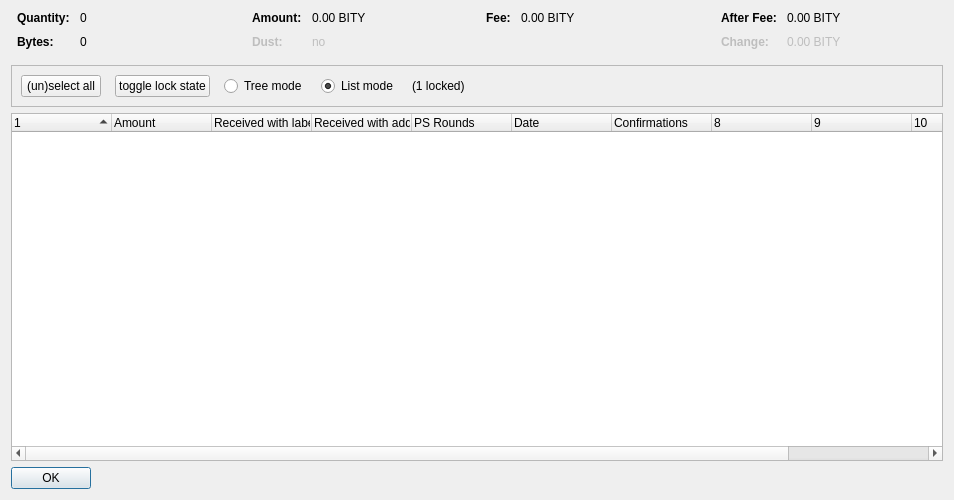
<?xml version="1.0" encoding="UTF-8"?>
<ui version="4.0">
 <class>CoinControlDialog</class>
 <widget class="QDialog" name="CoinControlDialog">
  <property name="geometry">
   <rect>
    <x>0</x>
    <y>0</y>
    <width>954</width>
    <height>500</height>
   </rect>
  </property>
  <property name="windowTitle">
   <string>Coin Selection</string>
  </property>
  <layout class="QVBoxLayout" name="verticalLayout">
   <item>
    <layout class="QHBoxLayout" name="horizontalLayoutTop" stretch="0,0,0,0">
     <property name="topMargin">
      <number>0</number>
     </property>
     <property name="bottomMargin">
      <number>10</number>
     </property>
     <item>
      <layout class="QFormLayout" name="formLayoutCoinControl1">
       <property name="horizontalSpacing">
        <number>10</number>
       </property>
       <property name="verticalSpacing">
        <number>10</number>
       </property>
       <property name="leftMargin">
        <number>6</number>
       </property>
       <property name="rightMargin">
        <number>6</number>
       </property>
       <item row="0" column="0">
        <widget class="QLabel" name="labelCoinControlQuantityText">
         <property name="font">
          <font>
           <weight>75</weight>
           <bold>true</bold>
          </font>
         </property>
         <property name="text">
          <string>Quantity:</string>
         </property>
        </widget>
       </item>
       <item row="0" column="1">
        <widget class="QLabel" name="labelCoinControlQuantity">
         <property name="cursor">
          <cursorShape>IBeamCursor</cursorShape>
         </property>
         <property name="contextMenuPolicy">
          <enum>Qt::ActionsContextMenu</enum>
         </property>
         <property name="text">
          <string notr="true">0</string>
         </property>
         <property name="textInteractionFlags">
          <set>Qt::LinksAccessibleByMouse|Qt::TextSelectableByKeyboard|Qt::TextSelectableByMouse</set>
         </property>
        </widget>
       </item>
       <item row="1" column="0">
        <widget class="QLabel" name="labelCoinControlBytesText">
         <property name="font">
          <font>
           <weight>75</weight>
           <bold>true</bold>
          </font>
         </property>
         <property name="text">
          <string>Bytes:</string>
         </property>
        </widget>
       </item>
       <item row="1" column="1">
        <widget class="QLabel" name="labelCoinControlBytes">
         <property name="cursor">
          <cursorShape>IBeamCursor</cursorShape>
         </property>
         <property name="contextMenuPolicy">
          <enum>Qt::ActionsContextMenu</enum>
         </property>
         <property name="text">
          <string notr="true">0</string>
         </property>
         <property name="textInteractionFlags">
          <set>Qt::LinksAccessibleByMouse|Qt::TextSelectableByKeyboard|Qt::TextSelectableByMouse</set>
         </property>
        </widget>
       </item>
      </layout>
     </item>
     <item>
      <layout class="QFormLayout" name="formLayoutCoinControl2">
       <property name="horizontalSpacing">
        <number>10</number>
       </property>
       <property name="verticalSpacing">
        <number>10</number>
       </property>
       <property name="leftMargin">
        <number>6</number>
       </property>
       <property name="rightMargin">
        <number>6</number>
       </property>
       <item row="0" column="0">
        <widget class="QLabel" name="labelCoinControlAmountText">
         <property name="font">
          <font>
           <weight>75</weight>
           <bold>true</bold>
          </font>
         </property>
         <property name="text">
          <string>Amount:</string>
         </property>
        </widget>
       </item>
       <item row="0" column="1">
        <widget class="QLabel" name="labelCoinControlAmount">
         <property name="cursor">
          <cursorShape>IBeamCursor</cursorShape>
         </property>
         <property name="contextMenuPolicy">
          <enum>Qt::ActionsContextMenu</enum>
         </property>
         <property name="text">
          <string notr="true">0.00 BITY</string>
         </property>
         <property name="textInteractionFlags">
          <set>Qt::LinksAccessibleByMouse|Qt::TextSelectableByKeyboard|Qt::TextSelectableByMouse</set>
         </property>
        </widget>
       </item>
       <item row="1" column="0">
        <widget class="QLabel" name="labelCoinControlLowOutputText">
         <property name="enabled">
          <bool>false</bool>
         </property>
         <property name="font">
          <font>
           <weight>75</weight>
           <bold>true</bold>
          </font>
         </property>
         <property name="text">
          <string>Dust:</string>
         </property>
        </widget>
       </item>
       <item row="1" column="1">
        <widget class="QLabel" name="labelCoinControlLowOutput">
         <property name="enabled">
          <bool>false</bool>
         </property>
         <property name="cursor">
          <cursorShape>IBeamCursor</cursorShape>
         </property>
         <property name="contextMenuPolicy">
          <enum>Qt::ActionsContextMenu</enum>
         </property>
         <property name="text">
          <string notr="true">no</string>
         </property>
         <property name="textInteractionFlags">
          <set>Qt::LinksAccessibleByMouse|Qt::TextSelectableByKeyboard|Qt::TextSelectableByMouse</set>
         </property>
        </widget>
       </item>
      </layout>
     </item>
     <item>
      <layout class="QFormLayout" name="formLayoutCoinControl3">
       <property name="horizontalSpacing">
        <number>10</number>
       </property>
       <property name="verticalSpacing">
        <number>10</number>
       </property>
       <property name="leftMargin">
        <number>6</number>
       </property>
       <property name="rightMargin">
        <number>6</number>
       </property>
       <item row="0" column="0">
        <widget class="QLabel" name="labelCoinControlFeeText">
         <property name="font">
          <font>
           <weight>75</weight>
           <bold>true</bold>
          </font>
         </property>
         <property name="text">
          <string>Fee:</string>
         </property>
        </widget>
       </item>
       <item row="0" column="1">
        <widget class="QLabel" name="labelCoinControlFee">
         <property name="cursor">
          <cursorShape>IBeamCursor</cursorShape>
         </property>
         <property name="contextMenuPolicy">
          <enum>Qt::ActionsContextMenu</enum>
         </property>
         <property name="text">
          <string notr="true">0.00 BITY</string>
         </property>
         <property name="textInteractionFlags">
          <set>Qt::LinksAccessibleByMouse|Qt::TextSelectableByKeyboard|Qt::TextSelectableByMouse</set>
         </property>
        </widget>
       </item>
      </layout>
     </item>
     <item>
      <layout class="QFormLayout" name="formLayoutCoinControl4">
       <property name="horizontalSpacing">
        <number>10</number>
       </property>
       <property name="verticalSpacing">
        <number>10</number>
       </property>
       <property name="leftMargin">
        <number>6</number>
       </property>
       <property name="rightMargin">
        <number>6</number>
       </property>
       <item row="0" column="0">
        <widget class="QLabel" name="labelCoinControlAfterFeeText">
         <property name="font">
          <font>
           <weight>75</weight>
           <bold>true</bold>
          </font>
         </property>
         <property name="text">
          <string>After Fee:</string>
         </property>
        </widget>
       </item>
       <item row="0" column="1">
        <widget class="QLabel" name="labelCoinControlAfterFee">
         <property name="cursor">
          <cursorShape>IBeamCursor</cursorShape>
         </property>
         <property name="contextMenuPolicy">
          <enum>Qt::ActionsContextMenu</enum>
         </property>
         <property name="text">
          <string notr="true">0.00 BITY</string>
         </property>
         <property name="textInteractionFlags">
          <set>Qt::LinksAccessibleByMouse|Qt::TextSelectableByKeyboard|Qt::TextSelectableByMouse</set>
         </property>
        </widget>
       </item>
       <item row="1" column="0">
        <widget class="QLabel" name="labelCoinControlChangeText">
         <property name="enabled">
          <bool>false</bool>
         </property>
         <property name="font">
          <font>
           <weight>75</weight>
           <bold>true</bold>
          </font>
         </property>
         <property name="text">
          <string>Change:</string>
         </property>
        </widget>
       </item>
       <item row="1" column="1">
        <widget class="QLabel" name="labelCoinControlChange">
         <property name="enabled">
          <bool>false</bool>
         </property>
         <property name="cursor">
          <cursorShape>IBeamCursor</cursorShape>
         </property>
         <property name="contextMenuPolicy">
          <enum>Qt::ActionsContextMenu</enum>
         </property>
         <property name="text">
          <string notr="true">0.00 BITY</string>
         </property>
         <property name="textInteractionFlags">
          <set>Qt::LinksAccessibleByMouse|Qt::TextSelectableByKeyboard|Qt::TextSelectableByMouse</set>
         </property>
        </widget>
       </item>
      </layout>
     </item>
    </layout>
   </item>
   <item>
    <widget class="QFrame" name="frame">
     <property name="minimumSize">
      <size>
       <width>0</width>
       <height>40</height>
      </size>
     </property>
     <property name="frameShape">
      <enum>QFrame::StyledPanel</enum>
     </property>
     <property name="frameShadow">
      <enum>QFrame::Sunken</enum>
     </property>
     <layout class="QHBoxLayout" name="horizontalLayout">
      <item>
       <layout class="QHBoxLayout" name="horizontalLayoutPanel" stretch="0,0,0,0,0,0">
        <property name="spacing">
         <number>14</number>
        </property>
        <item>
         <widget class="QPushButton" name="pushButtonSelectAll">
          <property name="sizePolicy">
           <sizepolicy hsizetype="Maximum" vsizetype="Fixed">
            <horstretch>0</horstretch>
            <verstretch>0</verstretch>
           </sizepolicy>
          </property>
          <property name="text">
           <string>(un)select all</string>
          </property>
          <property name="autoDefault">
           <bool>false</bool>
          </property>
         </widget>
        </item>
        <item>
         <widget class="QPushButton" name="pushButtonToggleLock">
          <property name="sizePolicy">
           <sizepolicy hsizetype="Maximum" vsizetype="Fixed">
            <horstretch>0</horstretch>
            <verstretch>0</verstretch>
           </sizepolicy>
          </property>
          <property name="text">
           <string>toggle lock state</string>
          </property>
          <property name="autoDefault">
           <bool>false</bool>
          </property>
         </widget>
        </item>
        <item>
         <widget class="QRadioButton" name="radioTreeMode">
          <property name="sizePolicy">
           <sizepolicy hsizetype="Maximum" vsizetype="Fixed">
            <horstretch>0</horstretch>
            <verstretch>0</verstretch>
           </sizepolicy>
          </property>
          <property name="text">
           <string>Tree mode</string>
          </property>
         </widget>
        </item>
        <item>
         <widget class="QRadioButton" name="radioListMode">
          <property name="sizePolicy">
           <sizepolicy hsizetype="Maximum" vsizetype="Fixed">
            <horstretch>0</horstretch>
            <verstretch>0</verstretch>
           </sizepolicy>
          </property>
          <property name="text">
           <string>List mode</string>
          </property>
          <property name="checked">
           <bool>true</bool>
          </property>
         </widget>
        </item>
        <item>
         <widget class="QLabel" name="labelLocked">
          <property name="text">
           <string>(1 locked)</string>
          </property>
         </widget>
        </item>
        <item>
         <spacer name="horizontalSpacer">
          <property name="orientation">
           <enum>Qt::Horizontal</enum>
          </property>
          <property name="sizeHint" stdset="0">
           <size>
            <width>40</width>
            <height>20</height>
           </size>
          </property>
         </spacer>
        </item>
       </layout>
      </item>
     </layout>
    </widget>
   </item>
   <item>
    <widget class="CoinControlTreeWidget" name="treeWidget">
     <property name="contextMenuPolicy">
      <enum>Qt::CustomContextMenu</enum>
     </property>
     <property name="sortingEnabled">
      <bool>false</bool>
     </property>
     <property name="columnCount">
      <number>11</number>
     </property>
     <attribute name="headerShowSortIndicator" stdset="0">
      <bool>true</bool>
     </attribute>
     <attribute name="headerStretchLastSection">
      <bool>false</bool>
     </attribute>
     <column>
      <property name="text">
       <string/>
      </property>
     </column>
     <column>
      <property name="text">
       <string>Amount</string>
      </property>
     </column>
     <column>
      <property name="text">
       <string>Received with label</string>
      </property>
     </column>
     <column>
      <property name="text">
       <string>Received with address</string>
      </property>
     </column>
     <column>
      <property name="text">
       <string>PS Rounds</string>
      </property>
     </column>
     <column>
      <property name="text">
       <string>Date</string>
      </property>
     </column>
     <column>
      <property name="text">
       <string>Confirmations</string>
      </property>
      <property name="toolTip">
       <string>Confirmed</string>
      </property>
     </column>
     <column>
      <property name="text">
       <string/>
      </property>
     </column>
     <column>
      <property name="text">
       <string/>
      </property>
     </column>
     <column>
      <property name="text">
       <string/>
      </property>
     </column>
     <column>
      <property name="text">
       <string/>
      </property>
     </column>
    </widget>
   </item>
   <item>
    <widget class="QDialogButtonBox" name="buttonBox">
     <property name="sizePolicy">
      <sizepolicy hsizetype="Maximum" vsizetype="Fixed">
       <horstretch>0</horstretch>
       <verstretch>0</verstretch>
      </sizepolicy>
     </property>
     <property name="orientation">
      <enum>Qt::Horizontal</enum>
     </property>
     <property name="standardButtons">
      <set>QDialogButtonBox::Ok</set>
     </property>
    </widget>
   </item>
  </layout>
 </widget>
 <customwidgets>
  <customwidget>
   <class>CoinControlTreeWidget</class>
   <extends>QTreeWidget</extends>
   <header>coincontroltreewidget.h</header>
  </customwidget>
 </customwidgets>
 <resources/>
 <connections/>
</ui>
